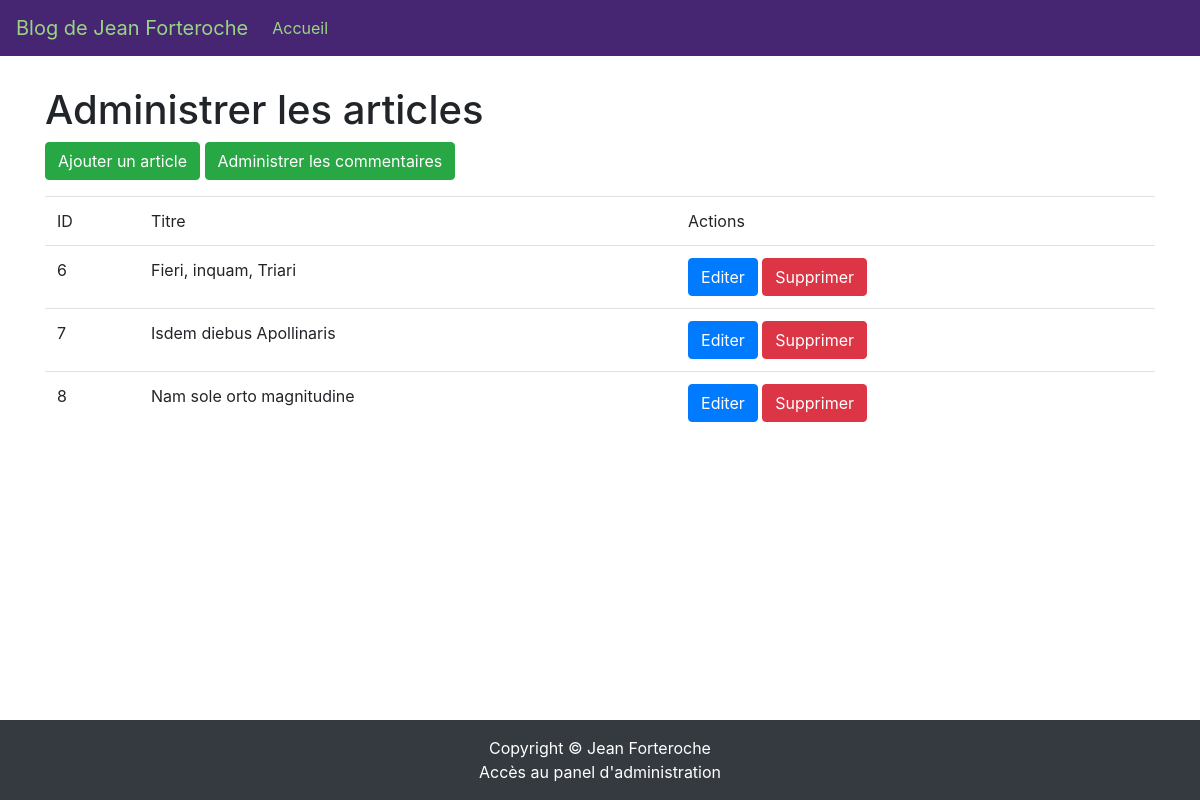
The page /index.php?p=admin.posts.index (signed in) on the database its author committed.
### tables this page shows
CREATE TABLE `articles` (
  `id` int(11) NOT NULL,
  `titre` varchar(255) DEFAULT NULL,
  `contenu` longtext,
  `date` datetime DEFAULT CURRENT_TIMESTAMP,
  `image` text
);

### core/Controller/Controller.php (called while the page is built, shortened)
<?php
class Controller{
    protected $viewPath;
    protected function render($view, $variables = []){
        extract($variables);
        require($this->viewPath . str_replace('.', '/', $view) . '.php');
    }
}

### app/Controller/Admin/PostsController.php (called while the page is built, shortened)
<?php
class PostsController extends AppController{
    public function index(){
        $posts = $this->Post->all();
        $this->render('admin.posts.index', compact('posts'));
    }
}

### public/index.php (called while the page is built, shortened)
<?php
if(isset($_GET['p'])){
    $page = $_GET['p'];
}else{
    $page = 'posts.index';
}
$page = explode('.', $page);
if($page[0] == 'admin'){
    $action = $page[2];
} else{
    $controller = '\App\Controller\\' . ucfirst($page[0]) . 'Controller';
    $action = $page[1];
}
$controller = new $controller();
$controller->$action();

### core/Table/Table.php (called while the page is built, shortened)
<?php
class Table
{
    protected $table;
    protected $db;
    public function __construct(Database $db)
    {
        $this->db = $db;
    }
    public function all(){
        return $this->query('SELECT * FROM ' . $this->table);
    }
    public function query($statement, $attributes = null, $one = false){
        if($attributes){
            return $this->db->prepare(
                $statement,
                $attributes,
                str_replace('Table', 'Entity', get_class($this)),
                $one
            );
        } else {
            return $this->db->query(
                $statement,
                str_replace('Table', 'Entity', get_class($this)),
                $one
            );
        }
    }
}

### core/Database/MysqlDatabase.php (called while the page is built, shortened)
<?php
class MysqlDatabase extends Database{
    private $db_name;
    private $db_user;
    private $db_pass;
    private $db_host;
    private $pdo;
    public function __construct($db_name, $db_user = 'root', $db_pass = 'root', $db_host = 'localhost'){
        $this->db_name = $db_name;
        $this->db_user = $db_user;
        $this->db_pass = $db_pass;
        $this->db_host = $db_host;
    }
    private function getPDO(){
        if($this->pdo === null){
            $pdo = new PDO('mysql:dbname=' . $this->db_name . ';host=' . $this->db_host, $this->db_user, $this->db_pass);
            $pdo->setAttribute(PDO::ATTR_ERRMODE, PDO::ERRMODE_EXCEPTION);
            $this->pdo = $pdo;
        }
        return $this->pdo;
    }
    public function query($statement, $class_name = null, $one = false){
        $req = $this->getPDO()->query($statement);
        if($class_name === null){
            $req->setFetchMode(PDO::FETCH_OBJ);
        } else {
            $req->setFetchMode(PDO::FETCH_CLASS, $class_name);
        }
        if($one) {
            $datas = $req->fetch();
        } else {
            $datas = $req->fetchAll();
        }
        return $datas;
    }
}

### app/Autoloader.php (called while the page is built, shortened)
<?php
class Autoloader{
    static function autoload($class){
        if (strpos($class, __NAMESPACE__ . '\\') === 0){
            $class = str_replace(__NAMESPACE__ . '\\', '', $class);
            $class = str_replace('\\', '/', $class);
        }
    }
}

### core/Autoloader.php (called while the page is built, shortened)
<?php
class Autoloader{
    static function autoload($class){
        if (strpos($class, __NAMESPACE__ . '\\') === 0){
            $class = str_replace(__NAMESPACE__ . '\\', '', $class);
            $class = str_replace('\\', '/', $class);
        }
    }
}

### app/Views/admin/posts/index.php (the view, shortened to what this page needs)
<h1>Administrer les articles</h1>
<p>
    <a href="?p=admin.posts.add" class="btn btn-success">Ajouter un article</a>
    <a href="?p=admin.comments.index" class="btn btn-success" >Administrer les commentaires</a>
</p>
<table class="table">
    <thead>
    <tr>
        <td>ID</td>
        <td>Titre</td>
        <td>Actions</td>
    </tr>
    </thead>
    <tbody>
        <?php foreach($posts as $post): ?>
        <tr>
            <td><?= $post->id; ?></td>
            <td><?= $post->titre; ?></td>
            <td>
                <a class="btn btn-primary" href="?p=admin.posts.edit&id=<?= $post->id; ?>">Editer</a>
                <form action="?p=admin.posts.delete" method="post" style="display: inline;">
                    <button type="submit" class="btn btn-danger">Supprimer</button>
                </form>
            </td>
        </tr>
        <?php endforeach; ?>
    </tbody>
</table>

### public/css/style.css (style rules this page uses)
body { padding-bottom: 100px; }

### rows shown on the page
articles: id "6", titre "Fieri, inquam, Triari"
articles: id "7", titre "Isdem diebus Apollinaris"
articles: id "8", titre "Nam sole orto magnitudine"
